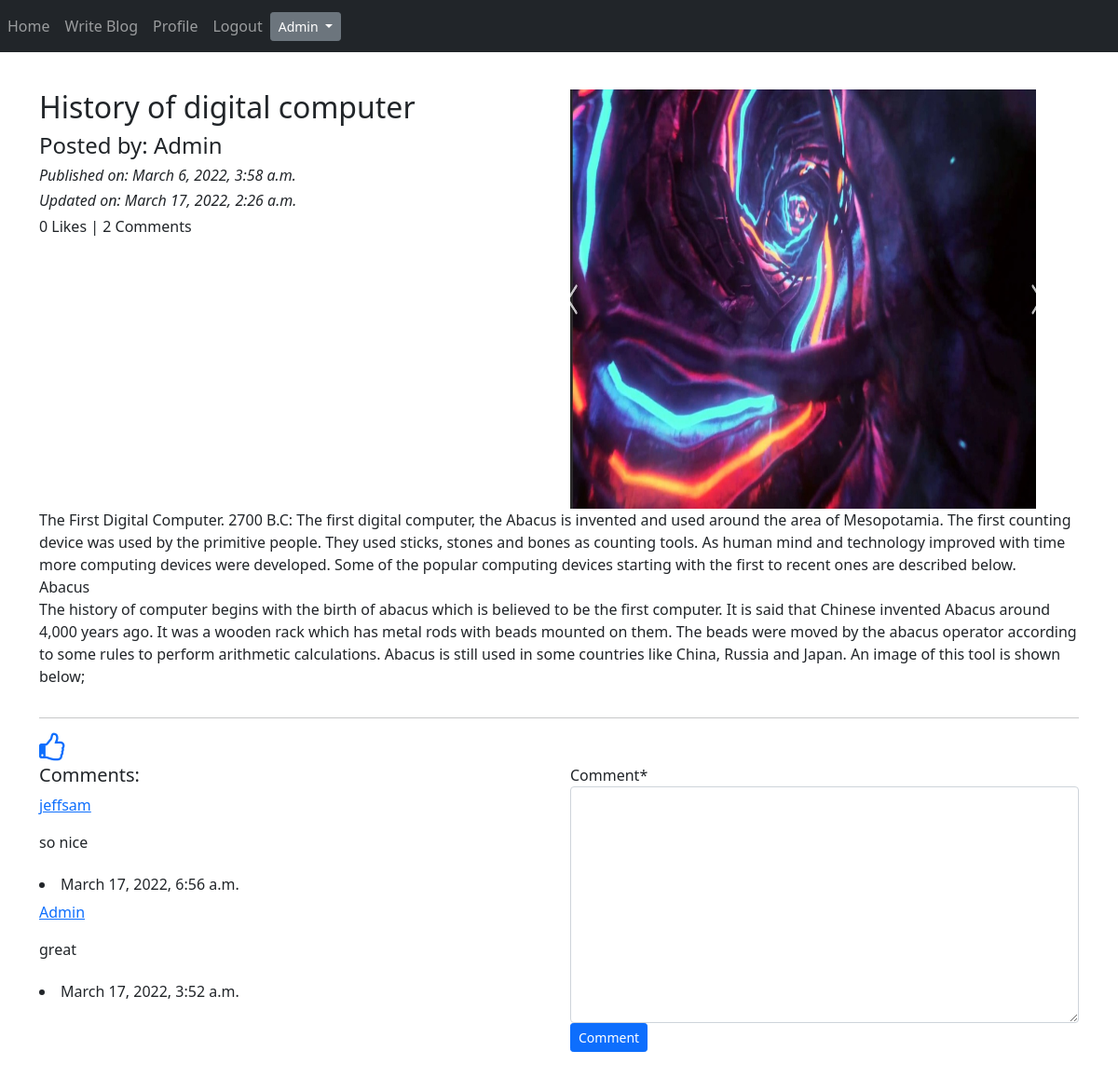
Screenshot of /blog/details/History-of-digital-computer (signed in) with the database file from the repository.
### App_Blog/models.py (models this page shows, shortened)
class Blog(models.Model):
    author = models.ForeignKey(User, on_delete=models.CASCADE, related_name='post_author')
    blog_title = models.CharField(max_length=264, verbose_name='Put a Title')
    slug = models.SlugField(max_length=200, unique=True)
    blog_content = models.TextField(verbose_name='What is on your mind?')
    blog_image = models.ImageField(upload_to='blog_images', verbose_name='Blog Image')
    publish_date = models.DateTimeField(auto_now_add=True)
    update_date = models.DateTimeField(auto_now=True)
    class Meta:
        ordering = ('-publish_date',)

class Comment(models.Model):
        blog = models.ForeignKey(Blog, on_delete=models.CASCADE,related_name='blog_comment')
        user = models.ForeignKey(User, on_delete=models.CASCADE,related_name='user_comment')
        comment = models.TextField()
        comment_date = models.DateTimeField(auto_now_add=True)
        class Meta:
            ordering = ('-comment_date',)

### App_Blog/views.py (the view, shortened to what this page needs)
# urls.py: path('details/<slug:slug>', views.blog_details, name='blog_details'),
def blog_details(request, slug=None):
        blog = Blog.objects.get(slug=slug)
        comment_form = CommentForm()
        already_liked = Likes.objects.filter(blog=blog, user=request.user)
        if already_liked:
            liked = True
        else:
            liked = False
        return render(request, 'App_Blog/blog_details.html', context={'blog':blog,'comment_form':comment_form,'liked':liked})

### App_Blog/forms.py
class CommentForm(forms.ModelForm):
    class Meta:
        model = Comment
        fields = ('comment',)

### templates/App_Blog/blog_details.html (shortened to what this page needs)
{% extends 'base.html' %}
{% load crispy_forms_tags %}
{% block body_block %}
<div class="row">
    <div class="col-sm-6">
        <h2>{{ blog.blog_title }}</h2>
        <h4>Posted by: {{ blog.author }}</h4>
        <i><h6>Published on: {{ blog.publish_date}}<h6></i>
        <i><h6>Updated on: {{ blog.update_date}}<h6></i>
        <h6>{{ blog.liked_blog.count}} Likes | {{ blog.blog_comment.count }} Comments</h6>
     </div>
    <div class="col-sm-6">
        <img src="/media/{{blog.blog_image}}" width="500px" height="450px">
    </div>
    {{ blog.blog_content | linebreaks }}
</div>
<hr>
{% if not liked %}
<a href="{% url 'App_Blog:liked_post' pk=blog.pk %}">
<i class="fa fa-thumbs-o-up fa-2x"></i>
</a>
{% else %}
<a href="{% url 'App_Blog:unliked_post'  pk=blog.pk %}">
<i class="fa fa-thumbs-o-down fa-2x"></i>
</a>
{% endif %}
    <div class="row">
        <div class="col-sm-6">
            <h5>Comments:</h5>
            {% for comment in blog.blog_comment.all %}
            <p><a href="#">{{ comment.user}}</a></p>
            {{ comment.comment}}<br><br>
            <h6><li>{{ comment.comment_date }}</li></h6>
            {% endfor %}
        </div>
        <div class="col-sm-6">
            <form method="post">
                {{ comment_form|crispy }}
                <button type="submit" class="btn btn-primary btn-sm">Comment</button>
            </form>
        </div>
    </div>
<br><br><br>
{% endblock %}

### templates/base.html (shortened to what this page needs)
<!doctype html>
<html lang="en">
  <head>
    <link href="https://cdn.jsdelivr.net/npm/bootstrap@5.1.3/dist/css/bootstrap.min.css" rel="stylesheet">
    <link rel="stylesheet" href="https://maxcdn.bootstrapcdn.com/font-awesome/4.7.0/css/font-awesome.min.css">
  </head>
  <body>
    <nav class="navbar navbar-expand-sm bg-dark navbar-dark">
        <ul class="navbar-nav">
          <li class="nav-item">
            <a class="nav-link" href="{% url 'index' %}">Home</a>
          </li>
          {% if user.is_authenticated %}
          <li class="nav-item">
            <a class="nav-link" href="{% url 'App_Blog:create_blog' %}">Write Blog</a>
          </li>
          <li class="nav-item">
            <a class="nav-link" href="{% url 'App_Login:profile' %}">Profile</a>
          </li>
          <li class="nav-item">
            <a class="nav-link" href="{% url 'App_Login:logout' %}">Logout</a>
          </li>
          {% endif %}
        </ul>
        {% if user.is_authenticated %}
        <div class="dropdown">
          <button class="btn btn-secondary btn-sm dropdown-toggle dropdown-toggle" type="button" id="dropdownMenuButton1" data-bs-toggle="dropdown" aria-expanded="false">
            {{user.username}}
          </button>
        </div>
        {% endif %}
    </nav>
    <div class="container" style="padding-top:20px">
    </div>
    <div class="container" style="padding-top:20px">
      {% block body_block %}
      {% endblock %}
    </div>
  </body>
</html>

### rows the page displays
Blog: blog_title "History of digital computer", author "Admin", publish_date "March 6, 2022, 3:58 a.m.", update_date "March 17, 2022, 2:26 a.m.", liked_blog.count "0", blog_comment.count "2", blog_image (picture), blog_content "The First Digital Computer. 2700 B.C: The first digital computer, the Abacus is invented and used around the area of Mesopotamia. The first counting device was used by the primitive people. They used sticks, stones and bones as counting tools. As human mind and technology improved with time more computing devices were developed. Some of the popular computing devices starting with the first to recent ones are described below. Abacus The history of computer begins with the birth of abacus which is believed to be the first computer. It is said that Chinese invented Abacus around 4,000 years ago. It was a wooden rack which has metal rods with beads mounted on them. The beads were moved by the…"
Comment: user "jeffsam", comment "so nice", comment_date "March 17, 2022, 6:56 a.m."
Comment: user "Admin", comment "great", comment_date "March 17, 2022, 3:52 a.m."

### other values shown
{{ user.username }} "Admin"
